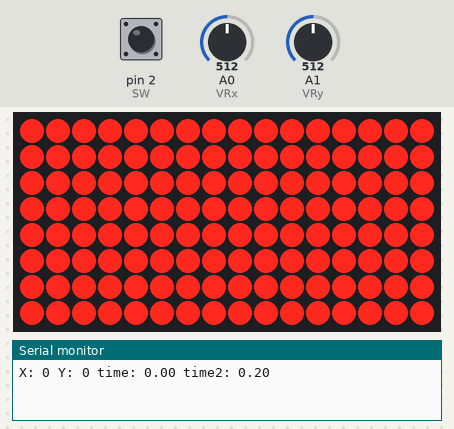
Bench run of a sketch on a simulated Arduino Uno, built with avr-gcc and run on an emulated ATmega328P. On the bench: 16×8 LED matrix, the last lines printed to the serial monitor. Inputs (shaded band) come from the test bench; at power-on: A1 (VRy) = 512, A0 (VRx) = 512, pin 2 (SW) HIGH. Random numbers use the default seed unless the sketch sets one.

Above: at 0.7 s.
At 2.8 s:
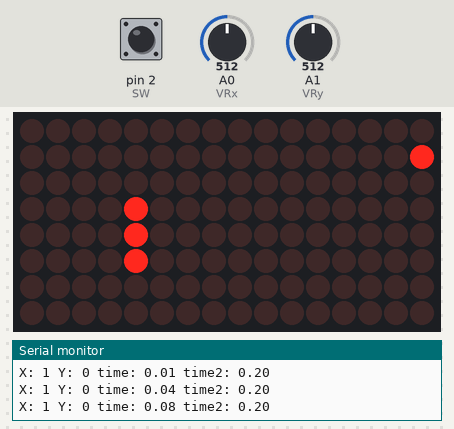
2.9 s: A1 (VRy) set to 479
5.1 s: A1 (VRy) set to 449
At 5.36 s:
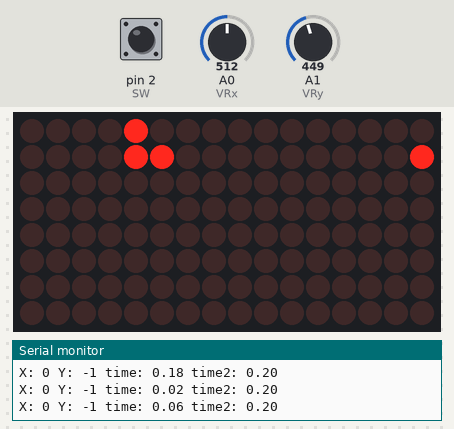
7.3 s: A0 (VRx) set to 560
10.3 s: A0 (VRx) set to 591
At 10.55 s:
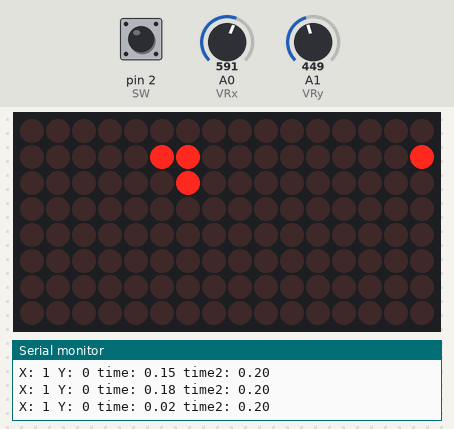
12.5 s: A1 (VRy) set to 425
At 12.75 s:
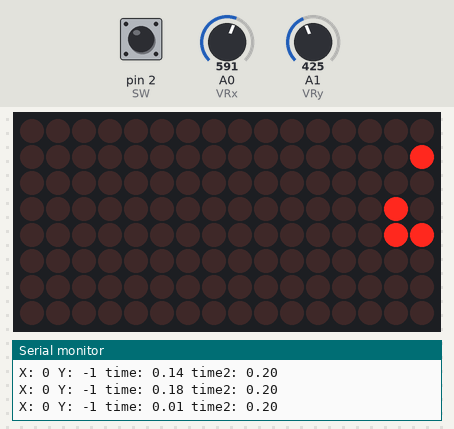
14.7 s: A0 (VRx) set to 716
At 14.94 s:
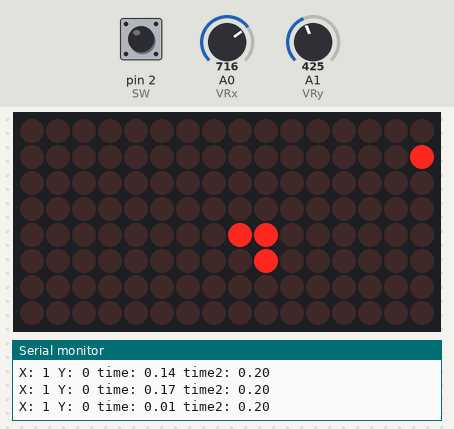

The sketch:

snake.ino
```cpp
#include "LedControl.h"

// --------------------------------------------------------------- //
// -------------------- supporting variables --------------------- //
// --------------------------------------------------------------------------------------------------------------------------------------------------------------------------------------------- //

unsigned char rowsDisplayA[8];
unsigned char rowsDisplayB[8];
int buttonState;

float deltaTime;
unsigned long time_;
unsigned long timeOld;

//Player input info
float inputX;
float inputY;
bool buttonDown;
bool buttonUpThisFrame;
bool buttonDownThisFrame;
float buttonDownDuration;

//game variables/////////////////////////////
static const int width = 16;
static const int height = 8;
const float timeBetweenMoves = .2;
const int foodSpawnMillisMin = 400;
const int foodSpawnMillisMax = 2000;

unsigned char x[16 * 8];
unsigned char y[16 * 8];

int snakeLength;
float timeSinceLastMove;

int dirX;
int dirY;
int nextDirX;
int nextDirY;

bool foodExists;
float timeRemainingToNextFoodSpawn;
int foodX;
int foodY;

bool gameOver;
float scoreDisplayAmount;

// --------------------------------------------------------------- //
// ------------------------- user config ------------------------- //
// --------------------------------------------------------------------------------------------------------------------------------------------------------------------------------------------- //

//Joystick pins
const int VRx = A0;
const int VRy = A1;
const int SW = 2;

//Display pins
const int dinPin = 9;
const int clkPin = 11;
const int csPin = 10;

//Matrix brightness
const short intensity = 1;

// Led controller
LedControl lc = LedControl(dinPin, clkPin, csPin, 2);  // Pins: DIN, CLK, CS, number of displays


void setup() {
  randomSeed(analogRead(A5));

  //joystick setup
  pinMode(VRx, INPUT);
  pinMode(VRy, INPUT);
  pinMode(SW, INPUT_PULLUP);

  //displays setup
  for(int i=0; i<lc.getDeviceCount(); i++){
        lc.shutdown(i, false); //wake up display
        lc.setIntensity(i, intensity); //set intensity level
        lc.clearDisplay(i); //clear display
  }

  time_ = 0;
  timeOld = millis();
  gameOver = true;

  Serial.begin(9600);
}

void loop() {
    //Get delta time
    unsigned long frameStartTime = millis();
    unsigned long deltaTimeMillis = frameStartTime - timeOld;
    deltaTime = deltaTimeMillis/1000.0;
    timeOld = frameStartTime;

    //Update screen
    clearScreen();
    updateLoop();
    updateSnakeGame();
    drawDisplay();

    //wait for fps target
    unsigned long endTime = millis();
    unsigned long frameTime = endTime - frameStartTime;

    const unsigned long targetDelay = 16;
    if (frameTime < targetDelay) {
      unsigned long waitForFPSTime = targetDelay - frameTime;
      delay(waitForFPSTime);
    }
}


// --------------------------------------------------------------- //
// -------------------------- functions -------------------------- //
// --------------------------------------------------------------------------------------------------------------------------------------------------------------------------------------------- //

void clearScreen(){
  for(int i=0; i<8; i++){
    rowsDisplayA[i] = 0;
    rowsDisplayB[i] = 0;
  }
}

void drawDisplay(){
  for(int row=0; row<8; row++){
    lc.setRow(0, row, rowsDisplayA[row]);
    lc.setRow(1, row, rowsDisplayB[row]);
  }
}

float remap(float value, float minOld, float maxOld, float minNew, float maxNew){
  return minNew + (value - minOld)/(maxOld - minOld) * (maxNew - minNew);
}

void setPixelToValue(int x, int y, bool on){
  if (x >= 16 || x < 0 || y >= 8 || y < 0) {
    return;
  }

  if (x >= 8) {
    if (on) { //on
      rowsDisplayA[x-8] |= 1 << y;
    }
    else { //off
      rowsDisplayA[x-8] &= ~(1 << y);
    }
  }
  else {
    if (on) { //on
      rowsDisplayB[x] |= 1 << y;
    }
    else { //off
      rowsDisplayB[x] &= ~(1 << y);
    }
  }
}

void setPixel(int x, int y) {
  setPixelToValue(x, y, true);
}
//read and map joystick input
void updateLoop(){
  time_ += deltaTime;

  //Button
  int buttonStateOld = buttonState;

  buttonState = digitalRead(SW);
  buttonDown = buttonState == 1;
  buttonDownThisFrame = buttonDown && buttonState != buttonStateOld;
  buttonUpThisFrame = buttonState == 0 && buttonStateOld == 1;

  if(buttonDownThisFrame){
    buttonDownDuration = 0;
  }
  if(buttonDown){
    buttonDownDuration += deltaTime;
  }

  //Joystick
  const float inputThreshold = 0.1;
  inputX = remap(analogRead(VRx), 0, 1023, -1, 1);
  inputY = remap(analogRead(VRy), 0, 1023, -1, 1);

  Serial.print("X: ");
  Serial.print(nextDirX);
  Serial.print(" Y: ");
  Serial.print(nextDirY);
  Serial.print(" time: ");
  Serial.print(timeSinceLastMove);
  Serial.print(" time2: ");
  Serial.print(timeBetweenMoves);
  Serial.print("\n");
//  Serial.print("Button :");
//  Serial.print(buttonState);
//  Serial.print("\n");

  if (abs(inputX) < inputThreshold) {
    inputX = 0;
  }
  if (abs(inputY) < inputThreshold) {
    inputY = 0;
  }
}

void startupSequence() {
  // Frame 1
  for (int y = 0; y < 8; y ++) {
    for (int x = 0; x < 16; x ++) {
      if (!(x <= y || x-8 >= y)) {
        setPixel(x,y);
      }
    }
  }
  drawDisplay();
  delay(320);

  // Frame 2
  for (int y = 0; y < 8; y ++) {
    for (int x = 0; x < 16; x ++) {
      if (x <= y) {
        setPixel(x,y);
      }
    }
  }
  drawDisplay();
  delay(320);

  // Frame 3
  for (int y = 0; y < 8; y ++) {
    for (int x = 0; x < 16; x ++) {
        setPixel(x,y);
     }
   }
  drawDisplay();
  delay(700);

  // Transition out
  for (int i = 0; i < 16; i ++) {
    for (int x = 0; x < 16; x ++) {
      for (int y = 0; y < 8; y ++) {
        if ((x+(8-y) <= i || 16-x+y <= i)) {
          setPixelToValue(x, y, false);
        }
      }
    }
    drawDisplay();
    delay(35);
  }
  delay(30);
}


void snakeGame(){
  snakeLength = 3;
  timeSinceLastMove = 0;

  x[0] = 0;
  y[0] = 3;
  dirX = 1;
  dirY = 0;
  nextDirX = dirX;
  nextDirY = dirY;

  timeRemainingToNextFoodSpawn = 1.5;
  foodExists = false;
  gameOver = false;
  scoreDisplayAmount = -5;
}

int sign(float value) {
  if(value == 0) return 0;
  if(value < 0) return -1;
  if(value > 0) return 1;
}

void updateSnakeGame(){
  if(gameOver){
//    scoreDisplayAmount += deltaTime * 10;
//    for(int i=0; i<min(snakeLength, (int)scoreDisplayAmount); i++){
//      int x = i%16;
//      int y = i/16;
//      setPixel(x, y);
//    }
    startupSequence();
    snakeGame();
  }

  timeSinceLastMove += deltaTime;

  //set next dir to wichever input axis is greater
  if(inputX != 0 || inputY != 0){
    //stick further on x than y
    if(abs(inputX) > abs(inputY)){
      int inputDirX = sign(inputX);
      //dont allow dir reverse
      if(inputDirX != -dirX){
        nextDirX = inputDirX;
        nextDirY = 0;
      }
    }
    else{
      //stick on y
      int inputDirY = sign(inputY);
      //dont allow dir reverse
      if(inputDirY != -dirY){
        nextDirY = inputDirY;
        nextDirX = 0;
      }
    }
  }

  //move
  if(timeSinceLastMove > timeBetweenMoves){
    timeSinceLastMove = timeSinceLastMove - timeBetweenMoves;

    dirX = nextDirX;
    dirY = nextDirY;

    //new head position
    int newHeadX = x[0] + dirX;
    int newHeadY = y[0] + dirY;

    //warp around
    newHeadX = (newHeadX >= width) ? 0 : newHeadX;
    newHeadX = (newHeadX < 0) ? width-1 : newHeadX;
    newHeadY = (newHeadY >= height) ? 0 : newHeadY;
    newHeadY = (newHeadY < 0) ? height-1 : newHeadY;

    //update snake position
    for(int i=snakeLength - 1; i>0; i--){
      x[i] = x[i-1];
      y[i] = y[i-1];
      //check for self-collision
      if(newHeadX == x[i] && newHeadY == y[i]){
        gameOver = true;
      }
    }
    //move head
    x[0] = newHeadX;
    y[0] = newHeadY;

    //eat food
    if(foodExists){
      if(x[0] == foodX && y[0] == foodY){
        foodExists = false;

        //add point to end of snake
        int nextPointDirX = -dirX;
        int nextPointDirY = -dirY;
        if(snakeLength > 1){
          nextPointDirX = sign(x[snakeLength-1]-x[snakeLength-2]);
          nextPointDirY = sign(y[snakeLength-1]-y[snakeLength-2]);
        }
        x[snakeLength] = x[snakeLength-1] + nextPointDirX;
        y[snakeLength] = y[snakeLength-1] + nextPointDirY;
        snakeLength = snakeLength + 1;
      }
    }
  }
  //draw snake
  for(int i=0; i<snakeLength; i++){
    setPixel((int)x[i], (int)y[i]);
  }
  //draw food
  if(foodExists){
    setPixel(foodX, foodY);
  }else{
    //food spawning
    timeRemainingToNextFoodSpawn -= deltaTime;
    if(timeRemainingToNextFoodSpawn <= 0){
      placeFood();
    }
  }
}

void placeFood(){
  int numTiles = width * height;
  int randomIndex = random(0, numTiles);

  //map of tiles occupied by snake
  bool tilesMap[numTiles] = {false};
  for(int i=0; i<snakeLength; i++){
    int snakeIndex = y[i] * width + x[i];
    tilesMap[snakeIndex] = true;
  }

  for(int i=0; i<numTiles; i++){
    //cant spawn food here because the snake is here
    if(tilesMap[randomIndex] == true){
      randomIndex = (randomIndex+1)%numTiles;
    }else{
      //can spawn here
      foodX = randomIndex % width;
      foodY = randomIndex / width;
      timeRemainingToNextFoodSpawn = random(foodSpawnMillisMin, foodSpawnMillisMax) / 1000.0;
      foodExists = true;
      return;
    }
  }
}
```

Measured:
- the behaviour switches between 461 and 460 on A1 (VRy) (found by bisection; images 1 and 2)
- the behaviour switches between 574 and 575 on A0 (VRx) (found by bisection; images 2 and 3)
- the behaviour switches between 433 and 432 on A1 (VRy) (found by bisection; images 3 and 4)
- what the display in image 0 shows lasts 0.7 s, from 0.7 s to 1.4 s
